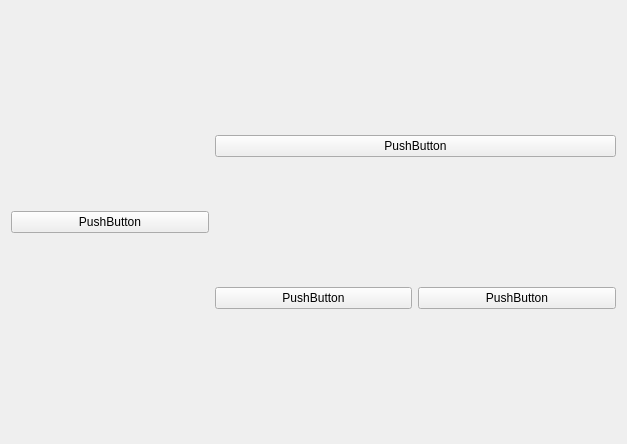
<?xml version="1.0" encoding="UTF-8"?>
<ui version="4.0">
 <class>Widget</class>
 <widget class="QWidget" name="Widget">
  <property name="geometry">
   <rect>
    <x>0</x>
    <y>0</y>
    <width>627</width>
    <height>444</height>
   </rect>
  </property>
  <property name="windowTitle">
   <string>Widget</string>
  </property>
  <layout class="QHBoxLayout" name="horizontalLayout">
   <item>
    <layout class="QGridLayout" name="gridLayout">
     <item row="1" column="1">
      <widget class="QPushButton" name="pushButton_3">
       <property name="text">
        <string>PushButton</string>
       </property>
      </widget>
     </item>
     <item row="1" column="2">
      <widget class="QPushButton" name="pushButton_5">
       <property name="text">
        <string>PushButton</string>
       </property>
      </widget>
     </item>
     <item row="0" column="1" colspan="2">
      <widget class="QPushButton" name="pushButton_4">
       <property name="text">
        <string>PushButton</string>
       </property>
      </widget>
     </item>
     <item row="0" column="0" rowspan="2">
      <widget class="QPushButton" name="pushButton">
       <property name="text">
        <string>PushButton</string>
       </property>
      </widget>
     </item>
    </layout>
   </item>
  </layout>
 </widget>
 <resources/>
 <connections/>
 <buttongroups>
  <buttongroup name="buttonGroup"/>
 </buttongroups>
</ui>
